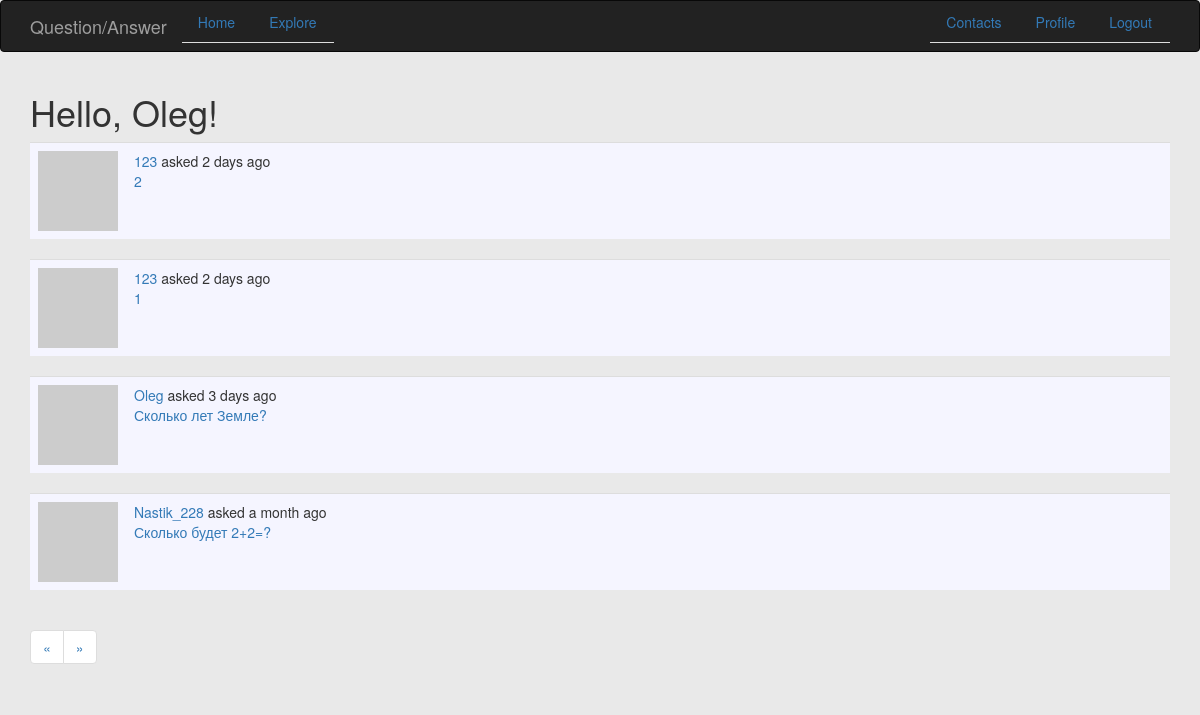
Page /explore (signed in) on the committed database.
### app/models.py (models this page shows, shortened)
class User(UserMixin, db.Model):
    id = db.Column(db.Integer, primary_key=True)
    username = db.Column(db.String(64), index=True, unique=True)
    email = db.Column(db.String(120), index=True, unique=True)
    password_hash = db.Column(db.String(128))
    posts = db.relationship('Post', backref='author', lazy='dynamic')
    answers = db.relationship('Answer', backref='author', lazy='dynamic')
    about_me = db.Column(db.String(140))
    last_seen = db.Column(db.DateTime, default=datetime.utcnow)
    followed = db.relationship(
        'User', secondary=followers,
        primaryjoin=(followers.c.follower_id == id),
        secondaryjoin=(followers.c.followed_id == id),
        backref=db.backref('followers', lazy='dynamic'), lazy='dynamic')
    def avatar(self, size):
        digest = md5(self.email.lower().encode('utf-8')).hexdigest()
        return 'https://www.gravatar.com/avatar/{}?d=identicon&s={}'.format(
            digest, size)

class Post(db.Model):
    id = db.Column(db.Integer, primary_key=True)
    body = db.Column(db.String(140))
    timestamp = db.Column(db.DateTime, index=True, default=datetime.utcnow)
    user_id = db.Column(db.Integer, db.ForeignKey('user.id'))
    answers = db.relationship('Answer', backref='post', lazy='dynamic')

### app/routes.py (the view)
@app.route('/explore')
@login_required
def explore():
    page = request.args.get('page', 1, type=int)
    posts = Post.query.order_by(Post.timestamp.desc()).paginate(page, app.config['POSTS_PER_PAGE'], False)
    next_url = url_for('explore', page=posts.next_num) \
        if posts.has_next else None
    prev_url = url_for('explore', page=posts.prev_num) \
        if posts.has_prev else None
    return render_template('index.html', title=_('Explore'),
                           posts=posts.items, next_url=next_url,
                           prev_url=prev_url)

### app/models.py (called while the page is built)
@login.user_loader
def load_user(id):
    return User.query.get(int(id))

### app/routes.py (called while the page is built)
@app.before_request
def before_request():
    if current_user.is_authenticated:
        current_user.last_seen = datetime.utcnow()
        db.session.commit()
    g.locale = str(get_locale())

### app/templates/index.html (shortened to what this page needs)
{% extends "base.html" %}
{% import 'bootstrap/wtf.html' as wtf %}
{% block app_content %}
    <h1>{{ _('Hello, %(username)s!', username=current_user.username) }}</h1>
    {% for post in posts %}
        {% include '_post.html' %}
    {% endfor %}
	<nav aria-label="Page navigation example">
      	<ul class="pagination">
	        <li class="page-item">
	          	<a class="page-link" href="{{ prev_url or '#' }}" aria-label="Previous">
	            	<span aria-hidden="true">&laquo;</span>
	          	</a>
	        </li>
	        <li class="page-item">
	          	<a class="page-link" href="{{ next_url or '#' }}" aria-label="Next">
	            	<span aria-hidden="true">&raquo;</span>
	          	</a>
	        </li>
      	</ul>
    </nav>
{% endblock %}

### app/templates/_post.html (shortened to what this page needs)
<table class="table table-hover" style="background-color:#F5F5FF">
    <tr>
        <td width="70px">
            <a href="{{ url_for('user', username=post.author.username) }}">
                <img src="{{ post.author.avatar(70) }}" />
            </a>
        </td>
        <td>
            {{ _('%(username)s asked %(when)s',
                username=user_link, when=moment(post.timestamp).fromNow()) }}
            <br>
            <a href="{{url_for('question', quest_id = post.id)}}"> {{post.body}} </a>
        </td>
    </tr>
</table>

### rows in the picture
Post: body "2"
Post: body "1"
Post: body "Сколько лет Земле?"
Post: body "Сколько будет 2+2=?"
